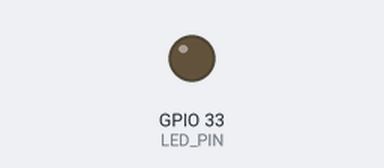
A sketch run on a simulated ESP32. Parts: output pins drawn as LEDs (lit = HIGH). WiFi joins after 1.5 s; servers stay silent unless stated; no MQTT or app messages arrive unless stated; the camera gives no picture; what the sketch prints to the serial monitor is not drawn.

Above: at 0.1 s.
At 2.7 s:
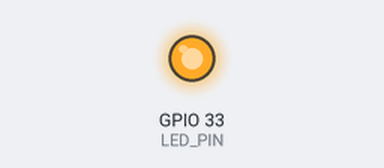
Timing chart, 0 to 4.3 s (numbered marks = the images above):
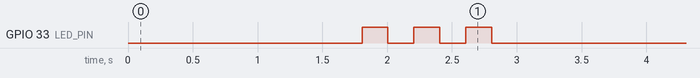

The sketch:

esp32_cam_stream.ino
```cpp
/*
 * ESP32-CAM Video Streaming Firmware
 * For School Security System - Left Behind Object and Threat Detection
 *
 * Features:
 * - WiFi connectivity
 * - HTTP video streaming
 * - MQTT status reporting
 * - Motion detection
 * - Low power mode
 */

#include "esp_camera.h"
#include <WiFi.h>
#include <WebServer.h>
#include <PubSubClient.h>

// ==================== CONFIGURATION ====================

// WiFi Credentials
const char *ssid = "Dialog_4G_739";
const char *password = "18dDFFFF";

// Camera Configuration
const char *camera_id = "CAM_001";
const char *camera_location = "Classroom 1A";

// Server Configuration
const char *mqtt_server = "192.168.1.100";
const int mqtt_port = 1883;

// Camera Settings
#define CAMERA_MODEL_AI_THINKER
#define FRAME_SIZE FRAMESIZE_VGA // 640x480
#define JPEG_QUALITY 10          // 10-63, lower = better quality
#define FRAME_RATE 15            // FPS

// LED Pin
#define LED_PIN 33

// ==================== PIN DEFINITIONS ====================

#if defined(CAMERA_MODEL_AI_THINKER)
#define PWDN_GPIO_NUM 32
#define RESET_GPIO_NUM -1
#define XCLK_GPIO_NUM 0
#define SIOD_GPIO_NUM 26
#define SIOC_GPIO_NUM 27

#define Y9_GPIO_NUM 35
#define Y8_GPIO_NUM 34
#define Y7_GPIO_NUM 39
#define Y6_GPIO_NUM 36
#define Y5_GPIO_NUM 21
#define Y4_GPIO_NUM 19
#define Y3_GPIO_NUM 18
#define Y2_GPIO_NUM 5
#define VSYNC_GPIO_NUM 25
#define HREF_GPIO_NUM 23
#define PCLK_GPIO_NUM 22
#endif

// ==================== GLOBAL VARIABLES ====================

WebServer server(80);
WiFiClient espClient;
PubSubClient mqtt(espClient);

unsigned long lastFrameTime = 0;
unsigned long frameInterval = 1000 / FRAME_RATE;
bool streamActive = false;

// ==================== CAMERA INITIALIZATION ====================

bool initCamera()
{
  camera_config_t config;
  config.ledc_channel = LEDC_CHANNEL_0;
  config.ledc_timer = LEDC_TIMER_0;
  config.pin_d0 = Y2_GPIO_NUM;
  config.pin_d1 = Y3_GPIO_NUM;
  config.pin_d2 = Y4_GPIO_NUM;
  config.pin_d3 = Y5_GPIO_NUM;
  config.pin_d4 = Y6_GPIO_NUM;
  config.pin_d5 = Y7_GPIO_NUM;
  config.pin_d6 = Y8_GPIO_NUM;
  config.pin_d7 = Y9_GPIO_NUM;
  config.pin_xclk = XCLK_GPIO_NUM;
  config.pin_pclk = PCLK_GPIO_NUM;
  config.pin_vsync = VSYNC_GPIO_NUM;
  config.pin_href = HREF_GPIO_NUM;
  config.pin_sscb_sda = SIOD_GPIO_NUM;
  config.pin_sscb_scl = SIOC_GPIO_NUM;
  config.pin_pwdn = PWDN_GPIO_NUM;
  config.pin_reset = RESET_GPIO_NUM;
  config.xclk_freq_hz = 20000000;
  config.pixel_format = PIXFORMAT_JPEG;

  // Init with high specs to pre-allocate larger buffers
  if (psramFound())
  {
    config.frame_size = FRAME_SIZE;
    config.jpeg_quality = JPEG_QUALITY;
    config.fb_count = 2;
  }
  else
  {
    config.frame_size = FRAMESIZE_SVGA;
    config.jpeg_quality = 12;
    config.fb_count = 1;
  }

  // Camera init
  esp_err_t err = esp_camera_init(&config);
  if (err != ESP_OK)
  {
    Serial.printf("Camera init failed with error 0x%x\n", err);
    return false;
  }

  // Sensor settings
  sensor_t *s = esp_camera_sensor_get();
  s->set_framesize(s, FRAME_SIZE);
  s->set_quality(s, JPEG_QUALITY);

  // Additional settings for better image quality
  s->set_brightness(s, 0);                 // -2 to 2
  s->set_contrast(s, 0);                   // -2 to 2
  s->set_saturation(s, 0);                 // -2 to 2
  s->set_special_effect(s, 0);             // 0 to 6 (0 - No Effect)
  s->set_whitebal(s, 1);                   // 0 = disable , 1 = enable
  s->set_awb_gain(s, 1);                   // 0 = disable , 1 = enable
  s->set_wb_mode(s, 0);                    // 0 to 4
  s->set_exposure_ctrl(s, 1);              // 0 = disable , 1 = enable
  s->set_aec2(s, 0);                       // 0 = disable , 1 = enable
  s->set_ae_level(s, 0);                   // -2 to 2
  s->set_aec_value(s, 300);                // 0 to 1200
  s->set_gain_ctrl(s, 1);                  // 0 = disable , 1 = enable
  s->set_agc_gain(s, 0);                   // 0 to 30
  s->set_gainceiling(s, (gainceiling_t)0); // 0 to 6
  s->set_bpc(s, 0);                        // 0 = disable , 1 = enable
  s->set_wpc(s, 1);                        // 0 = disable , 1 = enable
  s->set_raw_gma(s, 1);                    // 0 = disable , 1 = enable
  s->set_lenc(s, 1);                       // 0 = disable , 1 = enable
  s->set_hmirror(s, 0);                    // 0 = disable , 1 = enable
  s->set_vflip(s, 0);                      // 0 = disable , 1 = enable
  s->set_dcw(s, 1);                        // 0 = disable , 1 = enable
  s->set_colorbar(s, 0);                   // 0 = disable , 1 = enable

  Serial.println("Camera initialized successfully");
  return true;
}

// ==================== WIFI CONNECTION ====================

void connectWiFi()
{
  Serial.print("Connecting to WiFi: ");
  Serial.println(ssid);

  WiFi.mode(WIFI_STA);
  WiFi.begin(ssid, password);

  int attempts = 0;
  while (WiFi.status() != WL_CONNECTED && attempts < 30)
  {
    delay(500);
    Serial.print(".");
    attempts++;
  }

  if (WiFi.status() == WL_CONNECTED)
  {
    Serial.println("\nWiFi connected!");
    Serial.print("IP Address: ");
    Serial.println(WiFi.localIP());
    Serial.print("Stream URL: http://");
    Serial.print(WiFi.localIP());
    Serial.println("/stream");

    // Blink LED to indicate connection
    for (int i = 0; i < 3; i++)
    {
      digitalWrite(LED_PIN, HIGH);
      delay(200);
      digitalWrite(LED_PIN, LOW);
      delay(200);
    }
  }
  else
  {
    Serial.println("\nWiFi connection failed!");
  }
}

// ==================== MQTT CONNECTION ====================

void connectMQTT()
{
  if (!mqtt.connected())
  {
    Serial.print("Connecting to MQTT...");
    String clientId = "ESP32CAM_" + String(camera_id);

    if (mqtt.connect(clientId.c_str()))
    {
      Serial.println("connected");

      // Publish online status
      String topic = "camera/" + String(camera_id) + "/status";
      mqtt.publish(topic.c_str(), "online");

      // Subscribe to control topic
      String controlTopic = "camera/" + String(camera_id) + "/control";
      mqtt.subscribe(controlTopic.c_str());
    }
    else
    {
      Serial.print("failed, rc=");
      Serial.println(mqtt.state());
    }
  }
}

// ==================== HTTP HANDLERS ====================

void handleRoot()
{
  String html = "<!DOCTYPE html><html><head><title>" + String(camera_id) + "</title></head>";
  html += "<body><h1>" + String(camera_id) + " - " + String(camera_location) + "</h1>";
  html += "<p>Status: <span style='color:green'>Online</span></p>";
  html += "<p>IP: " + WiFi.localIP().toString() + "</p>";
  html += "<p><a href='/stream'>View Stream</a></p>";
  html += "<p><a href='/capture'>Capture Image</a></p>";
  html += "<p><a href='/status'>System Status</a></p>";
  html += "</body></html>";

  server.send(200, "text/html", html);
}

void handleStream()
{
  WiFiClient client = server.client();

  String response = "HTTP/1.1 200 OK\r\n";
  response += "Content-Type: multipart/x-mixed-replace; boundary=frame\r\n\r\n";
  server.sendContent(response);

  streamActive = true;

  while (client.connected())
  {
    unsigned long currentTime = millis();

    if (currentTime - lastFrameTime >= frameInterval)
    {
      camera_fb_t *fb = esp_camera_fb_get();

      if (!fb)
      {
        Serial.println("Camera capture failed");
        break;
      }

      String header = "--frame\r\n";
      header += "Content-Type: image/jpeg\r\n";
      header += "Content-Length: " + String(fb->len) + "\r\n\r\n";

      server.sendContent(header);
      client.write(fb->buf, fb->len);
      server.sendContent("\r\n");

      esp_camera_fb_return(fb);

      lastFrameTime = currentTime;

      // Blink LED during streaming
      digitalWrite(LED_PIN, !digitalRead(LED_PIN));
    }

    delay(1);
  }

  streamActive = false;
  digitalWrite(LED_PIN, LOW);
}

void handleCapture()
{
  camera_fb_t *fb = esp_camera_fb_get();

  if (!fb)
  {
    server.send(500, "text/plain", "Camera capture failed");
    return;
  }

  server.sendHeader("Content-Disposition", "inline; filename=capture.jpg");
  server.send_P(200, "image/jpeg", (const char *)fb->buf, fb->len);

  esp_camera_fb_return(fb);
}

void handleStatus()
{
  String json = "{";
  json += "\"camera_id\":\"" + String(camera_id) + "\",";
  json += "\"location\":\"" + String(camera_location) + "\",";
  json += "\"ip\":\"" + WiFi.localIP().toString() + "\",";
  json += "\"rssi\":" + String(WiFi.RSSI()) + ",";
  json += "\"streaming\":" + String(streamActive ? "true" : "false") + ",";
  json += "\"uptime\":" + String(millis() / 1000) + ",";
  json += "\"free_heap\":" + String(ESP.getFreeHeap());
  json += "}";

  server.send(200, "application/json", json);
}

// ==================== SETUP ====================

void setup()
{
  Serial.begin(115200);
  Serial.println("\n\nESP32-CAM Starting...");
  Serial.println("Camera ID: " + String(camera_id));
  Serial.println("Location: " + String(camera_location));

  // Initialize LED
  pinMode(LED_PIN, OUTPUT);
  digitalWrite(LED_PIN, LOW);

  // Initialize camera
  if (!initCamera())
  {
    Serial.println("Camera initialization failed!");
    ESP.restart();
  }

  // Connect to WiFi
  connectWiFi();

  // Setup MQTT
  mqtt.setServer(mqtt_server, mqtt_port);

  // Setup HTTP server
  server.on("/", handleRoot);
  server.on("/stream", handleStream);
  server.on("/capture", handleCapture);
  server.on("/status", handleStatus);

  server.begin();
  Serial.println("HTTP server started");

  Serial.println("\nReady to stream!");
  Serial.println("================================");
}

// ==================== MAIN LOOP ====================

void loop()
{
  // Handle HTTP requests
  server.handleClient();

  // Maintain MQTT connection
  if (!mqtt.connected())
  {
    connectMQTT();
  }
  mqtt.loop();

  // Reconnect WiFi if disconnected
  if (WiFi.status() != WL_CONNECTED)
  {
    Serial.println("WiFi disconnected, reconnecting...");
    connectWiFi();
  }

  // Publish status every 30 seconds
  static unsigned long lastStatusTime = 0;
  if (millis() - lastStatusTime > 30000)
  {
    if (mqtt.connected())
    {
      String topic = "camera/" + String(camera_id) + "/heartbeat";
      String payload = "{\"uptime\":" + String(millis() / 1000) + ",\"rssi\":" + String(WiFi.RSSI()) + "}";
      mqtt.publish(topic.c_str(), payload.c_str());
    }
    lastStatusTime = millis();
  }

  delay(10);
}
```
